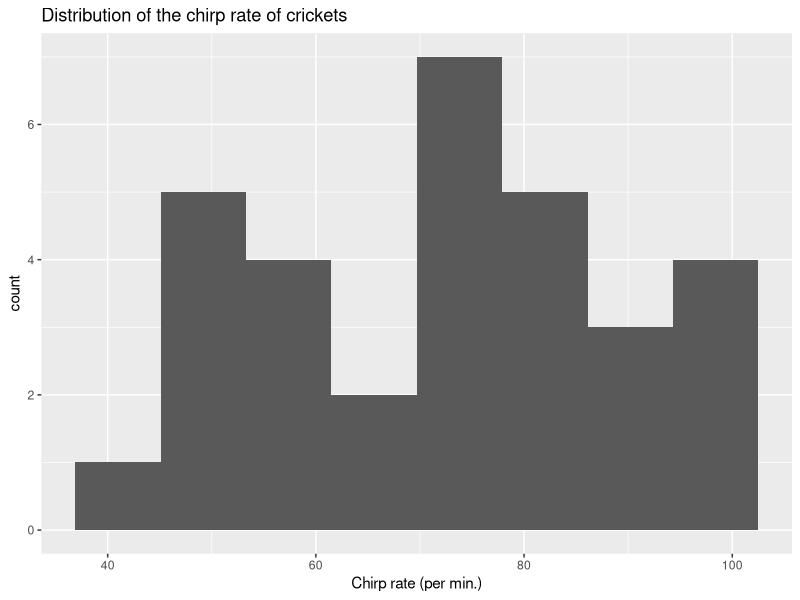
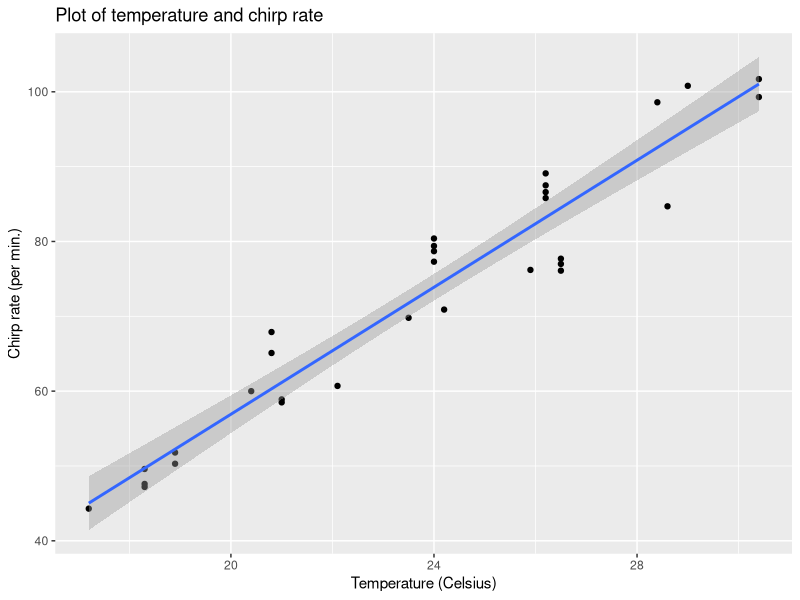
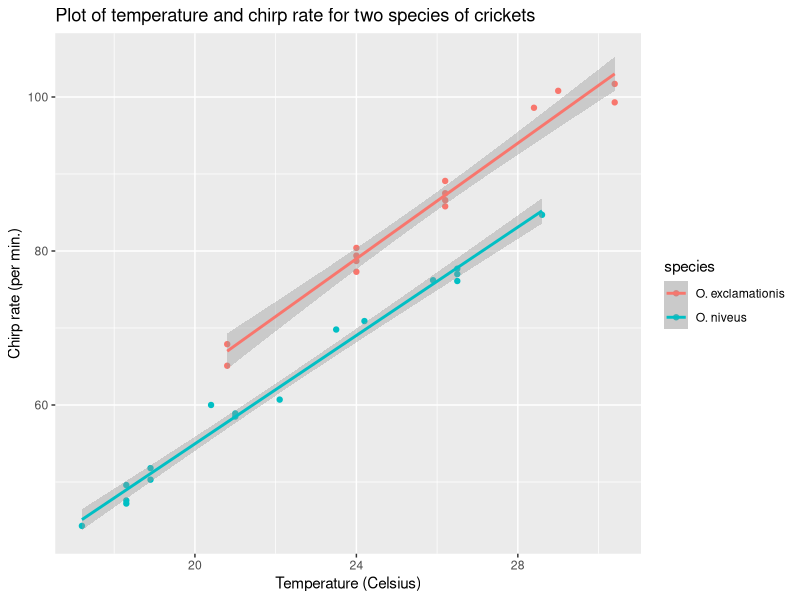

Generate these figures, in order, with R:
## ---- chunk 1
knitr::opts_chunk$set(echo = TRUE)
library('tidyverse') ; library('modeldata')
## ---- chunk 2
data(crickets, package = "modeldata")
names(crickets)
## ---- chunk 3
summary(crickets)
ggplot(crickets, aes(x = rate)) +
  geom_histogram(bins = 8) + 
  ggtitle("Distribution of the chirp rate of crickets") +
  xlab('Chirp rate (per min.)')
## ---- chunk 4
ggplot(crickets, aes(x = temp, y = rate)) +
  geom_point() + 
  geom_smooth(method = 'lm') +
  ggtitle("Plot of temperature and chirp rate") +
  ylab('Chirp rate (per min.)') +
  xlab('Temperature (Celsius)')

temp_lm <- lm(rate ~ temp, crickets)

summary.lm(temp_lm)
## ---- chunk 5
ggplot(crickets, aes(x = temp, y = rate, color = species)) +
  geom_point() + 
  geom_smooth(method = 'lm') +
  ggtitle("Plot of temperature and chirp rate for two species of crickets") +
  ylab('Chirp rate (per min.)') +
  xlab('Temperature (Celsius)')
  
  
species_lm <- lm(rate ~ temp + species, crickets)

summary.lm(species_lm)
